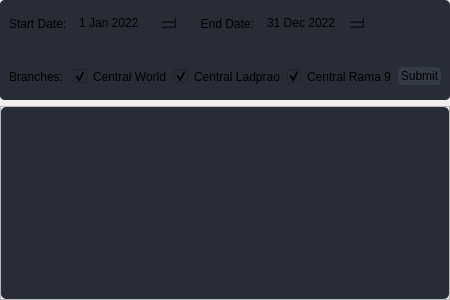
                      <widget class="QWidget" name="page_view_transaction">
                       <layout class="QVBoxLayout" name="verticalLayout_16">
                        <property name="leftMargin">
                         <number>0</number>
                        </property>
                        <property name="topMargin">
                         <number>0</number>
                        </property>
                        <property name="rightMargin">
                         <number>0</number>
                        </property>
                        <property name="bottomMargin">
                         <number>0</number>
                        </property>
                        <item>
                         <widget class="QFrame" name="filter_view_transaction">
                          <property name="minimumSize">
                           <size>
                            <width>0</width>
                            <height>100</height>
                           </size>
                          </property>
                          <property name="maximumSize">
                           <size>
                            <width>16777215</width>
                            <height>100</height>
                           </size>
                          </property>
                          <property name="styleSheet">
                           <string notr="true">background-color: rgb(39, 44, 54);
border-radius: 5px;</string>
                          </property>
                          <property name="frameShape">
                           <enum>QFrame::StyledPanel</enum>
                          </property>
                          <property name="frameShadow">
                           <enum>QFrame::Raised</enum>
                          </property>
                          <layout class="QVBoxLayout" name="verticalLayout_17">
                           <property name="leftMargin">
                            <number>0</number>
                           </property>
                           <property name="topMargin">
                            <number>0</number>
                           </property>
                           <property name="rightMargin">
                            <number>0</number>
                           </property>
                           <property name="bottomMargin">
                            <number>0</number>
                           </property>
                           <item alignment="Qt::AlignLeft">
                            <widget class="QFrame" name="filter_date">
                             <property name="frameShape">
                              <enum>QFrame::StyledPanel</enum>
                             </property>
                             <property name="frameShadow">
                              <enum>QFrame::Raised</enum>
                             </property>
                             <layout class="QHBoxLayout" name="horizontalLayout_14">
                              <property name="spacing">
                               <number>7</number>
                              </property>
                              <item>
                               <widget class="QLabel" name="label_3">
                                <property name="text">
                                 <string>Start Date: </string>
                                </property>
                               </widget>
                              </item>
                              <item>
                               <widget class="QDateEdit" name="start_date_btn">
                                <property name="minimumSize">
                                 <size>
                                  <width>100</width>
                                  <height>0</height>
                                 </size>
                                </property>
                                <property name="dateTime">
                                 <datetime>
                                  <hour>0</hour>
                                  <minute>0</minute>
                                  <second>0</second>
                                  <year>2022</year>
                                  <month>1</month>
                                  <day>1</day>
                                 </datetime>
                                </property>
                               </widget>
                              </item>
                              <item>
                               <widget class="QLabel" name="label_8">
                                <property name="text">
                                 <string>     End Date: </string>
                                </property>
                               </widget>
                              </item>
                              <item>
                               <widget class="QDateEdit" name="end_date_btn">
                                <property name="minimumSize">
                                 <size>
                                  <width>100</width>
                                  <height>0</height>
                                 </size>
                                </property>
                                <property name="dateTime">
                                 <datetime>
                                  <hour>0</hour>
                                  <minute>0</minute>
                                  <second>0</second>
                                  <year>2022</year>
                                  <month>12</month>
                                  <day>31</day>
                                 </datetime>
                                </property>
                               </widget>
                              </item>
                             </layout>
                            </widget>
                           </item>
                           <item>
                            <widget class="QFrame" name="filter_branches">
                             <property name="frameShape">
                              <enum>QFrame::StyledPanel</enum>
                             </property>
                             <property name="frameShadow">
                              <enum>QFrame::Raised</enum>
                             </property>
                             <layout class="QHBoxLayout" name="horizontalLayout_13">
                              <item>
                               <widget class="QLabel" name="label_9">
                                <property name="text">
                                 <string>Branches: </string>
                                </property>
                               </widget>
                              </item>
                              <item>
                               <widget class="QCheckBox" name="cen_world_btn">
                                <property name="text">
                                 <string>Central World</string>
                                </property>
                                <property name="checked">
                                 <bool>true</bool>
                                </property>
                               </widget>
                              </item>
                              <item>
                               <widget class="QCheckBox" name="cen_lad_btn">
                                <property name="text">
                                 <string>Central Ladprao</string>
                                </property>
                                <property name="checked">
                                 <bool>true</bool>
                                </property>
                               </widget>
                              </item>
                              <item>
                               <widget class="QCheckBox" name="cen_rama9_btn">
                                <property name="text">
                                 <string>Central Rama 9</string>
                                </property>
                                <property name="checked">
                                 <bool>true</bool>
                                </property>
                               </widget>
                              </item>
                              <item>
                               <widget class="QPushButton" name="submit_view_btn">
                                <property name="styleSheet">
                                 <string notr="true">QPushButton {
	border: 2px solid rgb(52, 59, 72);
	border-radius: 5px;	
	background-color: rgb(52, 59, 72);
}
QPushButton:hover {
	background-color: rgb(57, 65, 80);
	border: 2px solid rgb(61, 70, 86);
}
QPushButton:pressed {	
	background-color: rgb(35, 40, 49);
	border: 2px solid rgb(43, 50, 61);
}</string>
                                </property>
                                <property name="text">
                                 <string>Submit</string>
                                </property>
                               </widget>
                              </item>
                             </layout>
                            </widget>
                           </item>
                          </layout>
                         </widget>
                        </item>
                        <item>
                         <widget class="QFrame" name="table_view_transaction">
                          <property name="frameShape">
                           <enum>QFrame::StyledPanel</enum>
                          </property>
                          <property name="frameShadow">
                           <enum>QFrame::Raised</enum>
                          </property>
                          <layout class="QVBoxLayout" name="verticalLayout_18">
                           <property name="spacing">
                            <number>0</number>
                           </property>
                           <property name="leftMargin">
                            <number>0</number>
                           </property>
                           <property name="topMargin">
                            <number>0</number>
                           </property>
                           <property name="rightMargin">
                            <number>0</number>
                           </property>
                           <property name="bottomMargin">
                            <number>0</number>
                           </property>
                           <item>
                            <widget class="QTableWidget" name="table_transaction">
                             <property name="styleSheet">
                              <string notr="true">QTableWidget {	
	background-color: rgb(39, 44, 54);
	padding: 10px;
	border-radius: 5px;
	gridline-color: rgb(44, 49, 60);
	border-bottom: 1px solid rgb(44, 49, 60);
}
QTableWidget::item{
	border-color: rgb(44, 49, 60);
	padding-left: 5px;
	padding-right: 5px;
	gridline-color: rgb(44, 49, 60);
}
QTableWidget::item:selected{
	background-color: rgb(85, 170, 255);
}
QScrollBar:horizontal {
    border: none;
    background: rgb(52, 59, 72);
    height: 14px;
    margin: 0px 21px 0 21px;
	border-radius: 0px;
}
 QScrollBar:vertical {
	border: none;
    background: rgb(52, 59, 72);
    width: 14px;
    margin: 21px 0 21px 0;
	border-radius: 0px;
 }
QHeaderView::section{
	Background-color: rgb(39, 44, 54);
	max-width: 30px;
	border: 1px solid rgb(44, 49, 60);
	border-style: none;
    border-bottom: 1px solid rgb(44, 49, 60);
    border-right: 1px solid rgb(44, 49, 60);
}
QTableWidget::horizontalHeader {	
	background-color: rgb(81, 255, 0);
}
QHeaderView::section:horizontal
{
    border: 1px solid rgb(32, 34, 42);
	background-color: rgb(27, 29, 35);
	padding: 3px;
	border-top-left-radius: 7px;
    border-top-right-radius: 7px;
}
QHeaderView::section:vertical
{
    border: 1px solid rgb(44, 49, 60);
}
</string>
                             </property>
                            </widget>
                           </item>
                          </layout>
                         </widget>
                        </item>
                       </layout>
                      </widget>
